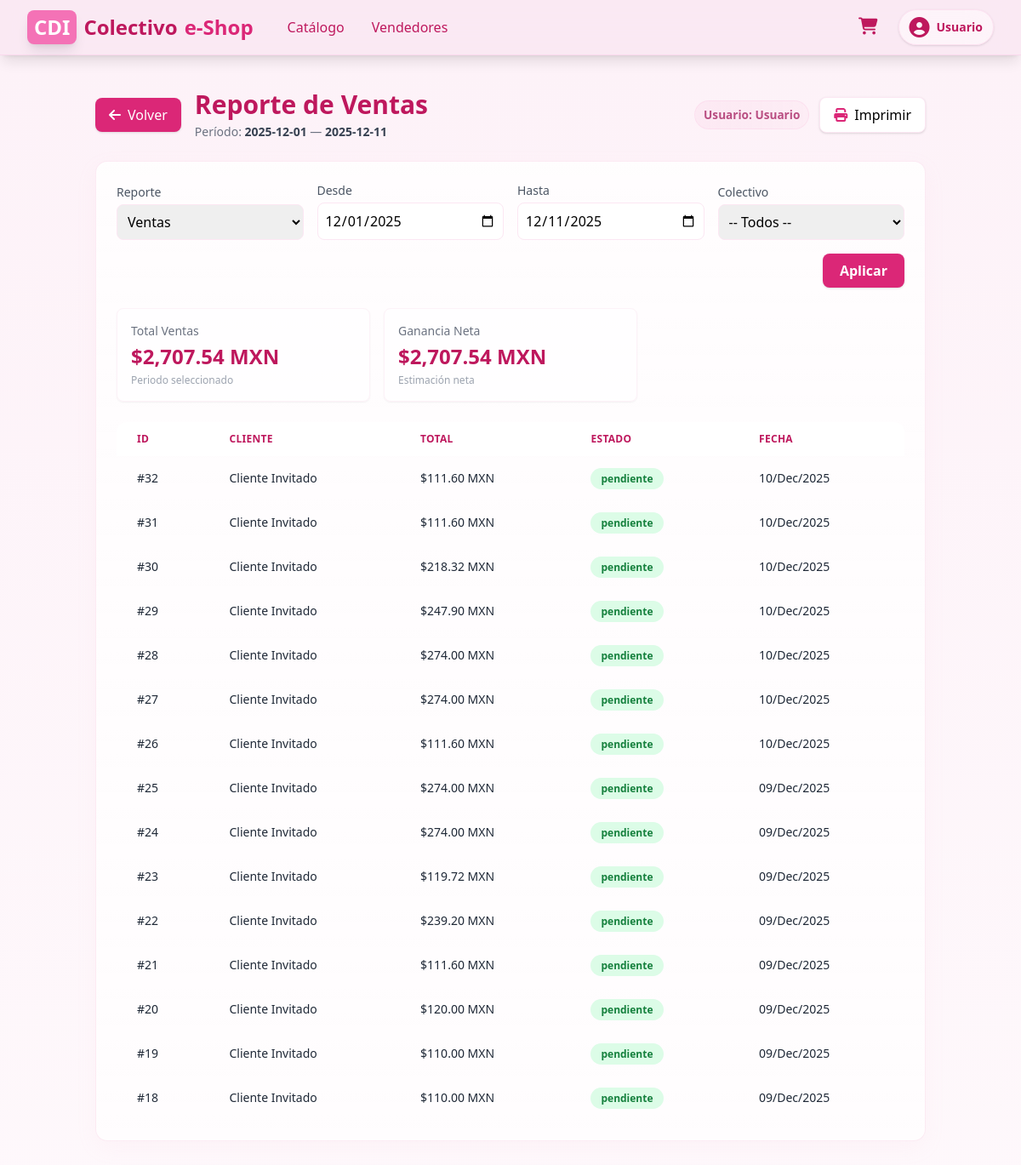
Screenshot of /pages/reportes.php (signed in) with the database file from the repository.
### tables this page shows
CREATE TABLE `pedidos` (
  `id` int(11) NOT NULL,
  `id_usuario` int(11) NOT NULL,
  `fecha` datetime DEFAULT current_timestamp(),
  `total` decimal(10,2) NOT NULL,
  `nombre_cliente` varchar(100) NOT NULL,
  `apellido_cliente` varchar(100) NOT NULL,
  `email_cliente` varchar(100) DEFAULT NULL,
  `id_metodo_pago` int(11) DEFAULT NULL,
  `numero_tarjeta` varchar(16) DEFAULT NULL,
  `titular_tarjeta` varchar(100) DEFAULT NULL,
  `fecha_vencimiento` varchar(5) DEFAULT NULL,
  `direccion_envio` text NOT NULL,
  `estado` enum('pendiente','pagado','enviado','entregado','cancelado') DEFAULT 'pendiente'
);

### pages/reportes.php (the view, shortened to what this page needs)
<?php
$base_url = '/colectivo_c2c/';
$project_root = realpath(__DIR__ . '/..');
$user_role = $_SESSION['user_role'] ?? 'invitado';
$conn = connect_db();
function format_money($v) {
    return '$' . number_format((float)$v, 2) . ' MXN';
}
function base_url_page($page) {
    global $base_url;
    return $base_url . 'pages/' . $page;
}
function fetch_report($conn, $sql, $types = '', $params = []) {
    $result = [];
    if ($stmt = $conn->prepare($sql)) {
        if ($types && !empty($params)) {
            $bind_names[] = $types;
            for ($i = 0; $i < count($params); $i++) {
                $bind_name = 'bind' . $i;
                $bind_names[] = &$$bind_name;
            }
            call_user_func_array([$stmt, 'bind_param'], $bind_names);
        }
        $stmt->execute();
        $res = $stmt->get_result();
        while ($row = $res->fetch_assoc()) $result[] = $row;
    }
    return $result;
}
$report = $_GET['report'] ?? 'ventas';
$from = $_GET['from'] ?? date('Y-m-01');
$to = $_GET['to'] ?? date('Y-m-d');
$colectivo_filter_id = null;
$from_dt = date('Y-m-d', strtotime($from));
$to_dt = date('Y-m-d', strtotime($to));
$data = [];
$meta = ['title' => 'Reportes', 'summary' => []];
$colectivo_filter = $colectivo_filter_id;
switch ($report) {
    case 'ventas':
    case 'pendientes':
    case 'entregados':
        $estado = $report === 'pendientes' ? 'Pendiente' :
                  ($report === 'entregados' ? 'Entregado' : '');
        $sql = "SELECT DISTINCT p.id, CONCAT(u.nombre, ' ', u.apellido) AS cliente,
                        p.total, p.estado, p.fecha
                FROM pedidos p
                JOIN usuarios u ON p.id_usuario = u.id
                " . ($colectivo_filter ? "JOIN detalles_pedido dp ON p.id = dp.id_pedido
                                         JOIN productos prod ON dp.id_producto = prod.id
                                         WHERE prod.id_colectivo = ? "
                                        : "WHERE 1=1 ") .
                ($estado ? "AND p.estado = ? " : "") .
                "AND p.fecha BETWEEN ? AND ? ORDER BY p.fecha DESC";
        $params = [];
        $types = '';
        $types .= 'ss';
        $params[] = $from_dt;
        $params[] = $to_dt;
        $data = fetch_report($conn, $sql, $types, $params);
        $meta['title'] =
            $report === 'ventas' ? 'Reporte de Ventas' :
            ($report === 'pendientes' ? 'Pedidos Pendientes' : 'Pedidos Entregados');
        $total_ventas = array_sum(array_column($data, 'total'));
        $meta['summary'] = ['total_ventas' => $total_ventas, 'ganancia_neta' => $total_ventas];
        break;
}
require_once $project_root . '/includes/header.php';
?>
<div class="bg-gradient-to-b from-pink-50 to-white min-h-screen pb-20">
    <main class="container mx-auto px-6 py-10">
        <div class="flex items-center justify-between mb-6 gap-4">
            <div class="flex items-center gap-4">
                <a href="<?php echo base_url_page('dashboard.php'); ?>"
                   class="inline-flex items-center gap-2 px-4 py-2 rounded-lg bg-pink-600 text-white font-medium hover:bg-pink-700 transition-shadow shadow">
                    <i class="fas fa-arrow-left"></i> Volver
                </a>
                <div>
                    <h1 class="text-3xl font-extrabold text-pink-700"><?php echo htmlspecialchars($meta['title']); ?></h1>
                    <p class="text-sm text-gray-500 mt-1">Período: <strong class="text-gray-700"><?php echo htmlspecialchars($from_dt); ?></strong> — <strong class="text-gray-700"><?php echo htmlspecialchars($to_dt); ?></strong></p>
                </div>
            </div>
            <div class="flex items-center gap-3">
                <span class="chip">Usuario: <?php echo htmlspecialchars($user_name); ?></span>
                <button onclick="window.print()" class="px-4 py-2 rounded-lg bg-white border border-pink-100 shadow hover:shadow-md transition">
                    <i class="fas fa-print text-pink-600 mr-2"></i>Imprimir
                </button>
            </div>
        </div>
        <div class="card-glass p-6">
            <form method="get" id="report-form" class="grid grid-cols-1 md:grid-cols-4 gap-4 items-end mb-6 grid-filter no-print">
                <div>
                    <label class="block text-sm font-medium text-gray-600 mb-1">Reporte</label>
                    <select name="report" onchange="document.getElementById('report-form').submit();" class="w-full p-2 rounded-lg border border-pink-100 focus:ring-pink-300 focus:border-pink-300">
                        <option value="ventas"     <?= $report=='ventas' ? 'selected' : '' ?>>Ventas</option>
                    </select>
                </div>
                <div>
                    <label class="block text-sm font-medium text-gray-600 mb-1">Desde</label>
                    <input type="date" name="from" value="<?= htmlspecialchars($from_dt) ?>" class="w-full p-2 rounded-lg border border-pink-100 focus:ring-pink-300 focus:border-pink-300" />
                </div>
                <div>
                    <label class="block text-sm font-medium text-gray-600 mb-1">Hasta</label>
                    <input type="date" name="to" value="<?= htmlspecialchars($to_dt) ?>" class="w-full p-2 rounded-lg border border-pink-100 focus:ring-pink-300 focus:border-pink-300" />
                </div>
                <?php if ($user_role === 'admin'): ?>
                <div>
                    <label class="block text-sm font-medium text-gray-600 mb-1">Colectivo</label>
                    <select name="colectivo_name" class="w-full p-2 rounded-lg border border-pink-100 focus:ring-pink-300 focus:border-pink-300">
                        <option value="">-- Todos --</option>
                    </select>
                </div>
                <?php endif; ?>
                <div class="md:col-span-4 flex justify-end">
                    <button type="submit" class="px-5 py-2 rounded-lg bg-pink-600 text-white font-semibold shadow hover:bg-pink-700 transition">Aplicar</button>
                </div>
            </form>
            <?php if (!empty($meta['summary'])): ?>
            <div class="grid grid-cols-1 md:grid-cols-3 gap-4 mb-6">
                <div class="bg-white/80 p-4 rounded-lg border border-pink-50 shadow-sm">
                    <div class="text-sm text-gray-500">Total Ventas</div>
                    <div class="text-2xl font-bold text-pink-700 mt-1"><?= format_money($meta['summary']['total_ventas']) ?></div>
                    <div class="text-xs text-gray-400 mt-1">Periodo seleccionado</div>
                </div>
                <?php if (isset($meta['summary']['ganancia_neta'])): ?>
                <div class="bg-white/80 p-4 rounded-lg border border-pink-50 shadow-sm">
                    <div class="text-sm text-gray-500">Ganancia Neta</div>
                    <div class="text-2xl font-bold text-pink-700 mt-1"><?= format_money($meta['summary']['ganancia_neta']) ?></div>
                    <div class="text-xs text-gray-400 mt-1">Estimación neta</div>
                </div>
                <?php endif; ?>
            </div>
            <?php endif; ?>
            <div class="overflow-x-auto">
                <?php if (empty($data)): ?>
                    <div class="py-12 text-center no-results">
                        No se encontraron registros para los filtros seleccionados.
                    </div>
                <?php else: ?>
                    <table class="min-w-full table-rounded">
                        <thead>
                            <tr>
                                <?php
                                $th = 'px-6 py-3 text-left text-xs font-semibold text-pink-700 uppercase tracking-wide';
                                switch($report) {
                                    case 'ventas': case 'pendientes': case 'entregados':
                                        echo "<th class='$th'>ID</th><th class='$th'>Cliente</th><th class='$th'>Total</th><th class='$th'>Estado</th><th class='$th'>Fecha</th>";
                                        break;
                                }
                                ?>
                            </tr>
                        </thead>
                        <tbody>
                        <?php
                        $td = 'px-6 py-4 text-sm text-gray-800 whitespace-nowrap table-row-hover';
                        foreach ($data as $r): ?>
                            <tr class="<?= ($r['estado'] ?? '') === 'Pendiente' ? '' : '' ?>">
                                <?php
                                switch($report) {
                                    case 'ventas':
                                    case 'pendientes':
                                    case 'entregados':
                                        echo "<td class='$td'>#" . htmlspecialchars($r['id']) . "</td>";
                                        echo "<td class='$td'>" . htmlspecialchars($r['cliente']) . "</td>";
                                        echo "<td class='$td'>" . format_money($r['total']) . "</td>";
                                        $estado_label = htmlspecialchars($r['estado']);
                                        $badge_class = ($r['estado'] == 'Pendiente') ? 'bg-pink-100 text-pink-700' : 'bg-green-100 text-green-700';
                                        echo "<td class='$td'><span class='px-3 py-1 rounded-full text-xs font-semibold " . $badge_class . "'>$estado_label</span></td>";
                                        echo "<td class='$td'>" . date('d/M/Y', strtotime($r['fecha'])) . "</td>";
                                        break;
                                }
                                ?>
                            </tr>
                        <?php endforeach; ?>
                        </tbody>
                    </table>
                <?php endif; ?>
            </div>
        </div>
    </main>
</div>
<?php
require_once $project_root . '/includes/footer.php';
?>

### pages/reportes.php (style rules this page uses)
.card-glass { background: linear-gradient(180deg, rgba(255,255,255,0.85), rgba(255,255,255,0.70)); border: 1px solid rgba(243,178,210,0.25); box-shadow: 0 8px 24px rgba(243,178,210,0.08); border-radius: 14px; }
.chip { background: linear-gradient(90deg, rgba(249,169,212,0.12), rgba(249,169,212,0.08)); border: 1px solid rgba(249,169,212,0.18); color: #b94e82; font-weight: 600; padding: 6px 10px; border-radius: 999px; font-size: 0.85rem; }
.table-rounded { border-collapse: separate; border-spacing: 0; border-radius: 12px; overflow: hidden; }
.table-rounded thead th { background: rgba(255,255,255,0.9); }

### rows the page displays
pedidos: id "32", cliente "Cliente Invitado", total "$111.60 MXN", estado "pendiente", fecha "10/Dec/2025"
pedidos: id "31", cliente "Cliente Invitado", total "$111.60 MXN", estado "pendiente", fecha "10/Dec/2025"
pedidos: id "30", cliente "Cliente Invitado", total "$218.32 MXN", estado "pendiente", fecha "10/Dec/2025"
pedidos: id "29", cliente "Cliente Invitado", total "$247.90 MXN", estado "pendiente", fecha "10/Dec/2025"
pedidos: id "28", cliente "Cliente Invitado", total "$274.00 MXN", estado "pendiente", fecha "10/Dec/2025"
pedidos: id "27", cliente "Cliente Invitado", total "$274.00 MXN", estado "pendiente", fecha "10/Dec/2025"
pedidos: id "26", cliente "Cliente Invitado", total "$111.60 MXN", estado "pendiente", fecha "10/Dec/2025"
pedidos: id "25", cliente "Cliente Invitado", total "$274.00 MXN", estado "pendiente", fecha "09/Dec/2025"
pedidos: id "24", cliente "Cliente Invitado", total "$274.00 MXN", estado "pendiente", fecha "09/Dec/2025"
pedidos: id "23", cliente "Cliente Invitado", total "$119.72 MXN", estado "pendiente", fecha "09/Dec/2025"
pedidos: id "22", cliente "Cliente Invitado", total "$239.20 MXN", estado "pendiente", fecha "09/Dec/2025"
pedidos: id "21", cliente "Cliente Invitado", total "$111.60 MXN", estado "pendiente", fecha "09/Dec/2025"
pedidos: id "20", cliente "Cliente Invitado", total "$120.00 MXN", estado "pendiente", fecha "09/Dec/2025"
pedidos: id "19", cliente "Cliente Invitado", total "$110.00 MXN", estado "pendiente", fecha "09/Dec/2025"
pedidos: id "18", cliente "Cliente Invitado", total "$110.00 MXN", estado "pendiente", fecha "09/Dec/2025"

### other values shown
$user_name "Usuario"
$meta['title'] "Reporte de Ventas"
format_money($meta['summary']['total_ventas']) "$2,707.54 MXN"
format_money($meta['summary']['ganancia_neta']) "$2,707.54 MXN"
